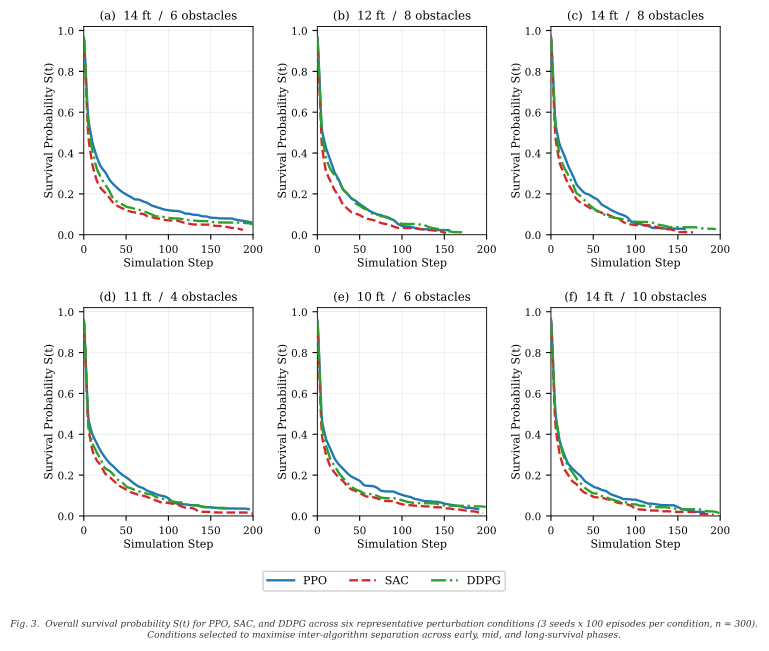

Here is the Python script that generated this plot:
import json
import numpy as np
import matplotlib
matplotlib.use('Agg')
import matplotlib.pyplot as plt
import matplotlib.ticker as mticker
from scipy.ndimage import uniform_filter1d
from matplotlib.lines import Line2D

plt.rcParams.update({
    'font.family':'serif','font.size':8,'axes.titlesize':8.5,
    'axes.titlepad':6,'axes.labelsize':8,'axes.labelpad':3,
    'legend.fontsize':7.5,'xtick.labelsize':7.5,'ytick.labelsize':7.5,
    'axes.linewidth':0.65,'grid.linewidth':0.35,'grid.alpha':0.4,
    'lines.linewidth':1.8,'pdf.fonttype':42,'ps.fonttype':42,
})

COLORS = {'PPO':'#1f77b4','SAC':'#d62728','DDPG':'#2ca02c'}
STYLES = {'PPO':'-','SAC':'--','DDPG':'-.'}

with open('/home/claude/surv_data.json') as f:
    raw = json.load(f)

PANELS = [
    {'key':'14/6',  'label':'(a)','title':'14 ft  /  6 obstacles',
     'note':'Widest algorithm separation\nacross all time points'},
    {'key':'12/8',  'label':'(b)','title':'12 ft  /  8 obstacles',
     'note':'PPO-DDPG converge to step 30;\nPPO separates in obstacle field'},
    {'key':'14/8',  'label':'(c)','title':'14 ft  /  8 obstacles',
     'note':'Obstacles compress SAC\nseparation vs. 14 ft / 6 obs'},
    {'key':'11/4',  'label':'(d)','title':'11 ft  /  4 obstacles',
     'note':'SAC degrades earliest\non open-lane sections'},
    {'key':'10/6',  'label':'(e)','title':'10 ft  /  6 obstacles',
     'note':'Narrow lane: fastest initial\ndrop and largest early spread'},
    {'key':'14/10', 'label':'(f)','title':'14 ft  /  10 obstacles',
     'note':'Maximum obstacle density:\nPPO long-tail advantage clearest'},
]

def resample(steps, surv, t_max=200):
    t_grid = np.linspace(0, t_max, 401)
    s_grid = np.interp(t_grid, steps, surv, left=surv[0], right=surv[-1])
    return t_grid, uniform_filter1d(s_grid, size=5)

fig, axes = plt.subplots(2, 3, figsize=(7.16, 6.2),
    gridspec_kw={'hspace':0.35,'wspace':0.38,
                 'left':0.08,'right':0.97,'top':0.95,'bottom':0.16})

for ax, panel in zip(axes.flat, PANELS):
    key = panel['key']
    for algo, d in [('PPO',raw['ppo']),('SAC',raw['sac']),('DDPG',raw['ddpg'])]:
        if key not in d: continue
        steps = d[key]['steps']
        surv  = d[key]['surv']
        if steps[0] != 0:
            steps = [0]+steps; surv = [1.0]+surv
        t, s = resample(steps, surv, t_max=max(steps))
        ax.plot(t, s, color=COLORS[algo], linestyle=STYLES[algo],
                linewidth=1.7, label=algo, zorder=3)

    ax.set_xlim(0, 200); ax.set_ylim(0, 1.02)
    ax.set_xlabel('Simulation Step', labelpad=2)
    ax.set_ylabel('Survival Probability S(t)', labelpad=2)
    ax.set_title(f"{panel['label']}  {panel['title']}", fontsize=8.5, pad=5)
    ax.grid(True, axis='both')
    ax.yaxis.set_major_formatter(mticker.FormatStrFormatter('%.1f'))
    ax.xaxis.set_major_locator(mticker.MultipleLocator(50))


legend_handles = [
    Line2D([0],[0],color=COLORS['PPO'], linestyle='-', linewidth=1.7,label='PPO'),
    Line2D([0],[0],color=COLORS['SAC'], linestyle='--',linewidth=1.7,label='SAC'),
    Line2D([0],[0],color=COLORS['DDPG'],linestyle='-.',linewidth=1.7,label='DDPG'),
]
# Place legend in its own reserved strip at bottom of figure
fig.legend(handles=legend_handles, ncol=3,
           fontsize=8, framealpha=0.92, edgecolor='#cccccc',
           handlelength=2.4,
           loc='lower center',
           bbox_to_anchor=(0.5, 0.03),
           bbox_transform=fig.transFigure)

fig.text(0.5, -0.04,
    'Fig. 3.  Overall survival probability S(t) for PPO, SAC, and DDPG across six '
    'representative perturbation conditions (3 seeds x 100 episodes per condition, n = 300).\n'
    'Conditions selected to maximise inter-algorithm separation across early, mid, and long-survival phases.',
    ha='center', va='bottom', fontsize=6.5, color='#333333', style='italic')

for path, fmt in [('/mnt/user-data/outputs/survival_curves.pdf','pdf'),
                  ('/mnt/user-data/outputs/survival_curves.png','png')]:
    fig.savefig(path, dpi=300, bbox_inches='tight', format=fmt)
    print(f"Saved: {path}")
plt.close(fig)
